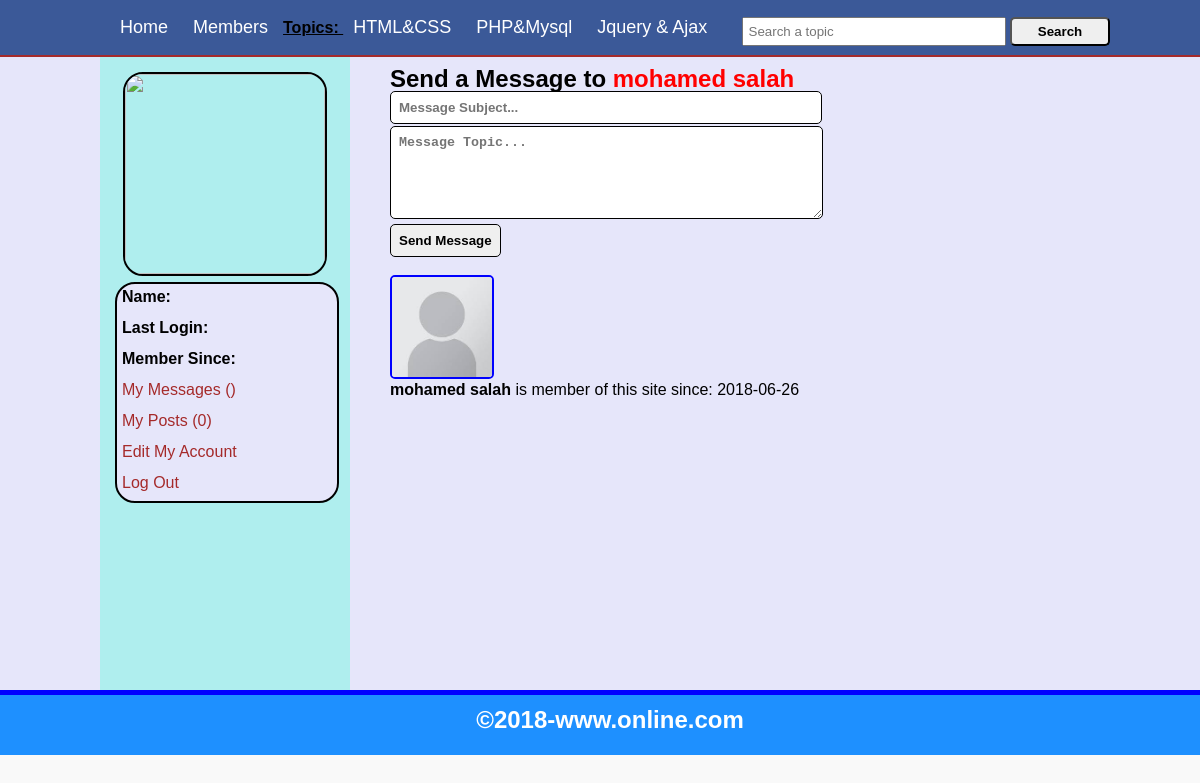
The page /messages.php?u_id=19 on the database its author committed.
### tables this page shows
CREATE TABLE `topics` (
  `topic_id` int(11) NOT NULL,
  `topic_title` text NOT NULL
);

CREATE TABLE `users` (
  `user_id` int(11) NOT NULL,
  `user_name` varchar(100) NOT NULL,
  `user_password` varchar(100) NOT NULL,
  `user_email` varchar(100) NOT NULL,
  `user_gender` varchar(100) NOT NULL,
  `user_bitrhday` text NOT NULL,
  `user_image` text NOT NULL,
  `register_date` date NOT NULL,
  `last_login` date NOT NULL,
  `status` text NOT NULL,
  `posts` text NOT NULL
);

### messages.php (the view, shortened to what this page needs)
<?php
include("functions/functions.php");
?>
<!DOCTYPE html>
<html>
<head>
	<link rel="stylesheet" href="style/Home_style.css" media="all"/>
</head>
<body>
	<div class="container">
		<div id="head_wrap">
			<div id="header">
				<ul id="menu">
					<li><a href="Home.php">Home </a> </li>
					<li><a href="members.php">Members </a> </li>
					<strong> Topics: </strong>
					<?php
					$get_topics = "SELECT * FROM topics";
					$run_topics = mysqli_query($con,$get_topics);
					while($row = mysqli_fetch_array($run_topics))
					{
						$topic_id = $row['topic_id'];
						$topic_title = $row['topic_title'];
						echo "<li> <a href='topics.php?topic=$topic_id'> $topic_title </a> </li> ";
					}
					?>
				</ul>
				<form method="get" action="result.php" id="form1">
					<input type="text" name="user_query" placeholder="Search a topic">
					<input type="submit" name="search" value="Search">
				</form>
			</div>
		</div>
		<div class="content">
			<div id="user_timeline">
				<div id="user_details">
				<?php
					$user = $_SESSION['user_email'];
					$get_user = "SELECT * FROM users WHERE user_email = '$user'";
					$run_user = mysqli_query($con,$get_user);
					$row = mysqli_fetch_array($run_user);
					$user_id = $row['user_id'];
					$user_name = $row['user_name'];
					$user_image = $row['user_image'];
					$register_date = $row['register_date'];
					$last_login = $row['last_login'];
					$user_posts = "SELECT * FROM posts WHERE user_id='$user_id' ";
					$run_posts = mysqli_query($con,$user_posts);
					$posts = mysqli_num_rows($run_posts);
					echo "
						<center> <img src='user/user_images/$user_image' width='200px' height='200px'/> </center>
						<div id='user_mention'>
						<p> <strong> Name: </strong> $user_name </p>
						<p> <strong> Last Login: </strong> $last_login </p>
						<p> <strong> Member Since: </strong> $register_date </p>
						<p> <a href='my_messages.php?u_id=$user_id'> My Messages () </a> </p>
						<p> <a href='my_posts.php?u_id=$user_id'> My Posts ($posts) </a> </p>
						<p> <a href='edit_profile.php?u_id=$user_id'> Edit My Account </a> </p>
						<p> <a href='logout.php'> Log Out </a> </p>
						</div>
					";
				?>
				</div>
			</div>
			<div id="content_timeline">
				<?php
					if(isset($_GET['u_id']))
					{
						$u_id = $_GET['u_id'];
						$sel = "SELECT * FROM users WHERE user_id='$u_id' ";
						$run = mysqli_query($con,$sel);
						$row = mysqli_fetch_array($run);
						$user_name = $row['user_name'];
						$user_image = $row['user_image'];
						$register_date = $row['register_date'];
					}
				?>
				<h2> Send a Message to <span style="color: red;"> <?php echo $user_name; ?> </span> </h2>
				<form action="messages.php?u_id=<?php echo $u_id; ?>" method="post" id="f" >
					<input type="text" name="msg_title" placeholder="Message Subject..." size="49">
					<textarea name="msg" cols="50" rows="5"  placeholder="Message Topic..." ></textarea><br>
					<input type="submit" name="message" value="Send Message">
				</form><br>
				<img src="user/user_images/<?php echo $user_image; ?>" style="border: 2px solid blue; border-radius: 5px; " width="100" height="100" >
				<p><strong> <?php echo $user_name; ?> </strong> is member of this site since: <?php echo $register_date; ?> </p>
			</div>
		</div>
	    <div id="footer">
	    	<h2>&copy;2018-www.online.com</h2>
	    </div>
	</div>
</body>
</html>

### style/Home_style.css (style rules this page uses)
html, body, div, span, applet, object, iframe, h1, h2, h3, h4, h5, h6, p, blockquote, pre, a, abbr, acronym, address, big, cite, code, del, dfn, em, img, ins, kbd, q, s, samp, small, strike, strong, sub, sup, tt, var, b, u, i, center, dl, dt, dd, ol, ul, li, fieldset, form, label, legend, table, caption, tbody, tfoot, thead, tr, th, td, article, aside, canvas, details, embed, figure, figcaption, footer, header, hgroup, menu, nav, output, ruby, section, summary, time, mark, audio, video { margin: 0; padding: 0; border: 0; }
body { margin: 0; padding: 0; font-family: sans-serif; line-height: 1; background-color: #f9f9f9; }
.container { margin: 0 auto; padding: 0; background-color: #E6E6FA; }
#head_wrap { width: 100%; height: 35px; margin: 0 auto; border-bottom: 2px solid brown; padding: 10px; background-color: #3b5998; }
#header { margin: 0 auto; width: 1000px; height: 35px; }
#menu { line-height: 35px; padding: 0; margin: 0; float: left; }
#menu li { display: inline; list-style: none; }
#menu a { margin: 5px; padding: 5px; text-decoration: none; color: white; font-size: 18px; }
#header strong { text-decoration: underline; }
#form1 { float: right; line-height: 35px; padding-top: 3px; }
#form1 input[type="text"] { width: 250px; padding: 5px; }
#form1 input[type="submit"] { width: 100px; border-radius: 5px; padding: 5px; font-weight: bold; }
.container .content { width: 1000px; margin: 0 auto; }
#user_timeline { background: #AFEEEE; width: 250px; float: left; height: 633px; }
#user_details { padding: 10px; margin: 5px; }
#user_details img { border: 2px solid black; border-radius: 20px; }
#user_details p { margin-bottom: 5px; padding: 5px; }
#user_details a { color: brown; text-decoration: none; }
#user_mention { border-radius: 20px; background-color: #E6E6FA; border: 2px solid black; width: 220px; margin: 5px auto; }
#content_timeline { float: right; width: 700px; padding: 10px }
#f input { padding: 8px; border: 1px solid black; border-radius: 5px; font-weight: bolder; margin-bottom: 2px; }
#f textarea { padding: 8px; border: 1px solid black; border-radius: 5px; font-weight: bolder; margin-bottom: 2px; }
#footer { width: 100%; height: 40px; padding: 10px; background-color: #1E90FF; border-top: 5px solid blue; clear: both; }
#footer h2 { text-align: center; padding-top: 3px; color: white; }

### rows shown on the page
topics: topic_title "HTML&CSS"
topics: topic_title "PHP&Mysql"
topics: topic_title "Jquery & Ajax"
users: user_name "mohamed salah", user_image (placeholder picture), register_date "2018-06-26"

### other values the page prints
$posts "0"
